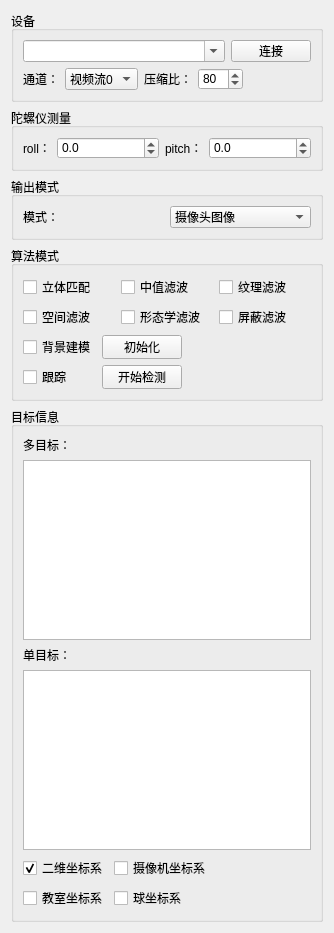
        <widget class="QWidget" name="page">
         <property name="geometry">
          <rect>
           <x>0</x>
           <y>0</y>
           <width>334</width>
           <height>869</height>
          </rect>
         </property>
         <property name="sizePolicy">
          <sizepolicy hsizetype="Preferred" vsizetype="Preferred">
           <horstretch>0</horstretch>
           <verstretch>0</verstretch>
          </sizepolicy>
         </property>
         <property name="minimumSize">
          <size>
           <width>320</width>
           <height>0</height>
          </size>
         </property>
         <attribute name="label">
          <string>双目摄像机</string>
         </attribute>
         <layout class="QVBoxLayout" name="verticalLayout_3">
          <item>
           <widget class="QGroupBox" name="groupBox_3">
            <property name="sizePolicy">
             <sizepolicy hsizetype="Preferred" vsizetype="Preferred">
              <horstretch>0</horstretch>
              <verstretch>0</verstretch>
             </sizepolicy>
            </property>
            <property name="title">
             <string>设备</string>
            </property>
            <layout class="QGridLayout" name="gridLayout_6">
             <item row="0" column="0" colspan="2">
              <layout class="QHBoxLayout" name="horizontalLayout_7">
               <item>
                <widget class="QComboBox" name="comboBox_ip">
                 <property name="sizePolicy">
                  <sizepolicy hsizetype="Minimum" vsizetype="Fixed">
                   <horstretch>0</horstretch>
                   <verstretch>0</verstretch>
                  </sizepolicy>
                 </property>
                 <property name="minimumSize">
                  <size>
                   <width>75</width>
                   <height>22</height>
                  </size>
                 </property>
                 <property name="editable">
                  <bool>true</bool>
                 </property>
                </widget>
               </item>
               <item>
                <widget class="QPushButton" name="pushButton_open_camera">
                 <property name="sizePolicy">
                  <sizepolicy hsizetype="Maximum" vsizetype="Fixed">
                   <horstretch>0</horstretch>
                   <verstretch>0</verstretch>
                  </sizepolicy>
                 </property>
                 <property name="minimumSize">
                  <size>
                   <width>60</width>
                   <height>22</height>
                  </size>
                 </property>
                 <property name="text">
                  <string>连接</string>
                 </property>
                </widget>
               </item>
              </layout>
             </item>
             <item row="1" column="0" colspan="2">
              <layout class="QHBoxLayout" name="horizontalLayout_6">
               <item>
                <widget class="QLabel" name="label_27">
                 <property name="text">
                  <string>通道：</string>
                 </property>
                </widget>
               </item>
               <item>
                <widget class="QComboBox" name="comboBox_stream_number">
                 <item>
                  <property name="text">
                   <string>视频流0</string>
                  </property>
                 </item>
                 <item>
                  <property name="text">
                   <string>视频流1</string>
                  </property>
                 </item>
                 <item>
                  <property name="text">
                   <string>视频流2</string>
                  </property>
                 </item>
                </widget>
               </item>
               <item>
                <widget class="QLabel" name="label_26">
                 <property name="text">
                  <string>压缩比：</string>
                 </property>
                </widget>
               </item>
               <item>
                <widget class="QSpinBox" name="spinBox_stream_quality">
                 <property name="sizePolicy">
                  <sizepolicy hsizetype="Preferred" vsizetype="Fixed">
                   <horstretch>0</horstretch>
                   <verstretch>0</verstretch>
                  </sizepolicy>
                 </property>
                 <property name="minimumSize">
                  <size>
                   <width>45</width>
                   <height>22</height>
                  </size>
                 </property>
                 <property name="maximum">
                  <number>95</number>
                 </property>
                 <property name="value">
                  <number>80</number>
                 </property>
                </widget>
               </item>
               <item>
                <spacer name="horizontalSpacer_30">
                 <property name="orientation">
                  <enum>Qt::Horizontal</enum>
                 </property>
                 <property name="sizeHint" stdset="0">
                  <size>
                   <width>40</width>
                   <height>20</height>
                  </size>
                 </property>
                </spacer>
               </item>
              </layout>
             </item>
            </layout>
           </widget>
          </item>
          <item>
           <widget class="QGroupBox" name="groupBox_30">
            <property name="title">
             <string>陀螺仪测量</string>
            </property>
            <layout class="QHBoxLayout" name="horizontalLayout_5">
             <item>
              <widget class="QLabel" name="label_24">
               <property name="text">
                <string>roll：</string>
               </property>
              </widget>
             </item>
             <item>
              <widget class="QDoubleSpinBox" name="doubleSpinBox_gyro_roll">
               <property name="sizePolicy">
                <sizepolicy hsizetype="Expanding" vsizetype="Fixed">
                 <horstretch>0</horstretch>
                 <verstretch>0</verstretch>
                </sizepolicy>
               </property>
               <property name="minimumSize">
                <size>
                 <width>45</width>
                 <height>22</height>
                </size>
               </property>
               <property name="decimals">
                <number>1</number>
               </property>
               <property name="minimum">
                <double>-360.000000000000000</double>
               </property>
               <property name="maximum">
                <double>360.000000000000000</double>
               </property>
               <property name="singleStep">
                <double>0.100000000000000</double>
               </property>
              </widget>
             </item>
             <item>
              <widget class="QLabel" name="label_86">
               <property name="text">
                <string>pitch：</string>
               </property>
              </widget>
             </item>
             <item>
              <widget class="QDoubleSpinBox" name="doubleSpinBox_gyro_pitch">
               <property name="sizePolicy">
                <sizepolicy hsizetype="Expanding" vsizetype="Fixed">
                 <horstretch>0</horstretch>
                 <verstretch>0</verstretch>
                </sizepolicy>
               </property>
               <property name="minimumSize">
                <size>
                 <width>45</width>
                 <height>22</height>
                </size>
               </property>
               <property name="decimals">
                <number>1</number>
               </property>
               <property name="minimum">
                <double>-360.000000000000000</double>
               </property>
               <property name="maximum">
                <double>360.000000000000000</double>
               </property>
               <property name="singleStep">
                <double>0.100000000000000</double>
               </property>
              </widget>
             </item>
            </layout>
           </widget>
          </item>
          <item>
           <widget class="QGroupBox" name="groupBox_5">
            <property name="title">
             <string>输出模式</string>
            </property>
            <layout class="QHBoxLayout" name="horizontalLayout_2">
             <item>
              <widget class="QLabel" name="label_5">
               <property name="text">
                <string>模式：</string>
               </property>
              </widget>
             </item>
             <item>
              <widget class="QComboBox" name="comboBox_http_out_mode">
               <property name="sizePolicy">
                <sizepolicy hsizetype="Preferred" vsizetype="Fixed">
                 <horstretch>0</horstretch>
                 <verstretch>0</verstretch>
                </sizepolicy>
               </property>
               <property name="minimumSize">
                <size>
                 <width>60</width>
                 <height>22</height>
                </size>
               </property>
               <item>
                <property name="text">
                 <string>摄像头图像</string>
                </property>
               </item>
               <item>
                <property name="text">
                 <string>校正图像</string>
                </property>
               </item>
               <item>
                <property name="text">
                 <string>视差图像</string>
                </property>
               </item>
              </widget>
             </item>
            </layout>
           </widget>
          </item>
          <item>
           <widget class="QGroupBox" name="groupBox_31">
            <property name="title">
             <string>算法模式</string>
            </property>
            <layout class="QVBoxLayout" name="verticalLayout_2">
             <item>
              <layout class="QGridLayout" name="gridLayout_24">
               <item row="0" column="0">
                <widget class="QCheckBox" name="checkBox_match_mode">
                 <property name="text">
                  <string>立体匹配</string>
                 </property>
                </widget>
               </item>
               <item row="0" column="1">
                <widget class="QCheckBox" name="checkBox_median_mode">
                 <property name="text">
                  <string>中值滤波</string>
                 </property>
                </widget>
               </item>
               <item row="0" column="2">
                <widget class="QCheckBox" name="checkBox_tex_mode">
                 <property name="text">
                  <string>纹理滤波</string>
                 </property>
                </widget>
               </item>
               <item row="1" column="0">
                <widget class="QCheckBox" name="checkBox_space_mode">
                 <property name="text">
                  <string>空间滤波</string>
                 </property>
                </widget>
               </item>
               <item row="1" column="1">
                <widget class="QCheckBox" name="checkBox_morph_mode">
                 <property name="text">
                  <string>形态学滤波</string>
                 </property>
                </widget>
               </item>
               <item row="1" column="2">
                <widget class="QCheckBox" name="checkBox_poly_mode">
                 <property name="text">
                  <string>屏蔽滤波</string>
                 </property>
                </widget>
               </item>
              </layout>
             </item>
             <item>
              <layout class="QGridLayout" name="gridLayout_28">
               <item row="0" column="0">
                <widget class="QCheckBox" name="checkBox_bg_mode">
                 <property name="text">
                  <string>背景建模</string>
                 </property>
                </widget>
               </item>
               <item row="0" column="1">
                <widget class="QPushButton" name="pushButton_bg_init">
                 <property name="sizePolicy">
                  <sizepolicy hsizetype="Maximum" vsizetype="Fixed">
                   <horstretch>0</horstretch>
                   <verstretch>0</verstretch>
                  </sizepolicy>
                 </property>
                 <property name="minimumSize">
                  <size>
                   <width>45</width>
                   <height>22</height>
                  </size>
                 </property>
                 <property name="text">
                  <string>初始化</string>
                 </property>
                </widget>
               </item>
               <item row="0" column="2">
                <spacer name="horizontalSpacer_12">
                 <property name="orientation">
                  <enum>Qt::Horizontal</enum>
                 </property>
                 <property name="sizeHint" stdset="0">
                  <size>
                   <width>40</width>
                   <height>20</height>
                  </size>
                 </property>
                </spacer>
               </item>
               <item row="1" column="0">
                <widget class="QCheckBox" name="checkBox_track_mode">
                 <property name="text">
                  <string>跟踪    </string>
                 </property>
                </widget>
               </item>
               <item row="1" column="1">
                <widget class="QPushButton" name="pushButton_detect_mode">
                 <property name="sizePolicy">
                  <sizepolicy hsizetype="Maximum" vsizetype="Fixed">
                   <horstretch>0</horstretch>
                   <verstretch>0</verstretch>
                  </sizepolicy>
                 </property>
                 <property name="minimumSize">
                  <size>
                   <width>45</width>
                   <height>22</height>
                  </size>
                 </property>
                 <property name="text">
                  <string>开始检测</string>
                 </property>
                </widget>
               </item>
               <item row="1" column="2">
                <spacer name="horizontalSpacer_32">
                 <property name="orientation">
                  <enum>Qt::Horizontal</enum>
                 </property>
                 <property name="sizeHint" stdset="0">
                  <size>
                   <width>40</width>
                   <height>20</height>
                  </size>
                 </property>
                </spacer>
               </item>
              </layout>
             </item>
            </layout>
           </widget>
          </item>
          <item>
           <widget class="QGroupBox" name="groupBox_15">
            <property name="title">
             <string>目标信息</string>
            </property>
            <layout class="QVBoxLayout" name="verticalLayout">
             <item>
              <widget class="QLabel" name="label_10">
               <property name="text">
                <string>多目标：</string>
               </property>
              </widget>
             </item>
             <item>
              <widget class="QPlainTextEdit" name="plainTextEdit_all_boxes">
               <property name="minimumSize">
                <size>
                 <width>0</width>
                 <height>180</height>
                </size>
               </property>
              </widget>
             </item>
             <item>
              <widget class="QLabel" name="label_11">
               <property name="text">
                <string>单目标：</string>
               </property>
              </widget>
             </item>
             <item>
              <widget class="QPlainTextEdit" name="plainTextEdit_min_boxes">
               <property name="minimumSize">
                <size>
                 <width>0</width>
                 <height>180</height>
                </size>
               </property>
              </widget>
             </item>
             <item>
              <layout class="QGridLayout" name="gridLayout_12">
               <item row="0" column="0" rowspan="2">
                <widget class="QCheckBox" name="checkBox_graph_coord">
                 <property name="text">
                  <string>二维坐标系</string>
                 </property>
                 <property name="checked">
                  <bool>true</bool>
                 </property>
                </widget>
               </item>
               <item row="0" column="1" rowspan="2">
                <widget class="QCheckBox" name="checkBox_camera_coord">
                 <property name="text">
                  <string>摄像机坐标系</string>
                 </property>
                </widget>
               </item>
               <item row="0" column="2">
                <spacer name="horizontalSpacer_13">
                 <property name="orientation">
                  <enum>Qt::Horizontal</enum>
                 </property>
                 <property name="sizeHint" stdset="0">
                  <size>
                   <width>40</width>
                   <height>20</height>
                  </size>
                 </property>
                </spacer>
               </item>
               <item row="1" column="2" rowspan="2">
                <spacer name="horizontalSpacer_31">
                 <property name="orientation">
                  <enum>Qt::Horizontal</enum>
                 </property>
                 <property name="sizeHint" stdset="0">
                  <size>
                   <width>40</width>
                   <height>20</height>
                  </size>
                 </property>
                </spacer>
               </item>
               <item row="2" column="0">
                <widget class="QCheckBox" name="checkBox_room_coord">
                 <property name="text">
                  <string>教室坐标系</string>
                 </property>
                 <property name="checked">
                  <bool>false</bool>
                 </property>
                </widget>
               </item>
               <item row="2" column="1">
                <widget class="QCheckBox" name="checkBox_ball_coord">
                 <property name="text">
                  <string>球坐标系</string>
                 </property>
                </widget>
               </item>
              </layout>
             </item>
            </layout>
           </widget>
          </item>
         </layout>
         <zorder>groupBox_3</zorder>
         <zorder>groupBox_5</zorder>
         <zorder>groupBox_15</zorder>
         <zorder>groupBox_30</zorder>
         <zorder>groupBox_31</zorder>
        </widget>
